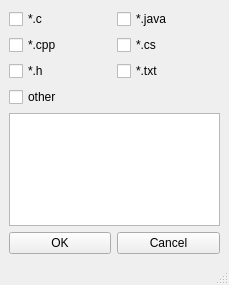
<?xml version="1.0" encoding="UTF-8"?>
<ui version="4.0">
 <class>FileFilterWindow</class>
 <widget class="QMainWindow" name="FileFilterWindow">
  <property name="geometry">
   <rect>
    <x>0</x>
    <y>0</y>
    <width>229</width>
    <height>285</height>
   </rect>
  </property>
  <property name="windowTitle">
   <string>MainWindow</string>
  </property>
  <widget class="QWidget" name="centralwidget">
   <layout class="QGridLayout" name="gridLayout">
    <item row="0" column="0">
     <widget class="QCheckBox" name="checkBoxC">
      <property name="text">
       <string>*.c</string>
      </property>
     </widget>
    </item>
    <item row="0" column="1">
     <widget class="QCheckBox" name="checkBoxJava">
      <property name="text">
       <string>*.java</string>
      </property>
     </widget>
    </item>
    <item row="1" column="0">
     <widget class="QCheckBox" name="checkBoxCpp">
      <property name="text">
       <string>*.cpp</string>
      </property>
     </widget>
    </item>
    <item row="1" column="1">
     <widget class="QCheckBox" name="checkBoxCs">
      <property name="text">
       <string>*.cs</string>
      </property>
     </widget>
    </item>
    <item row="2" column="0">
     <widget class="QCheckBox" name="checkBoxH">
      <property name="text">
       <string>*.h</string>
      </property>
     </widget>
    </item>
    <item row="2" column="1">
     <widget class="QCheckBox" name="checkBoxTxt">
      <property name="text">
       <string>*.txt</string>
      </property>
     </widget>
    </item>
    <item row="3" column="0">
     <widget class="QCheckBox" name="checkBoxOther">
      <property name="text">
       <string>other</string>
      </property>
     </widget>
    </item>
    <item row="4" column="0" colspan="2">
     <widget class="QTextEdit" name="textEditFilterText"/>
    </item>
    <item row="5" column="0">
     <widget class="QPushButton" name="pushButtonOk">
      <property name="text">
       <string>OK</string>
      </property>
     </widget>
    </item>
    <item row="5" column="1">
     <widget class="QPushButton" name="pushButtonCancel">
      <property name="text">
       <string>Cancel</string>
      </property>
     </widget>
    </item>
   </layout>
  </widget>
  <widget class="QMenuBar" name="menubar">
   <property name="geometry">
    <rect>
     <x>0</x>
     <y>0</y>
     <width>229</width>
     <height>23</height>
    </rect>
   </property>
  </widget>
  <widget class="QStatusBar" name="statusbar"/>
 </widget>
 <resources/>
 <connections/>
</ui>
